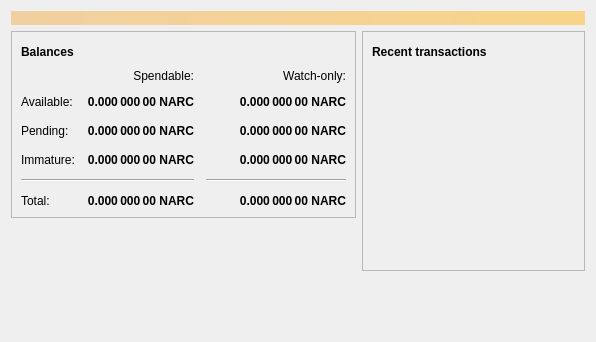
<?xml version="1.0" encoding="UTF-8"?>
<ui version="4.0">
 <class>OverviewPage</class>
 <widget class="QWidget" name="OverviewPage">
  <property name="geometry">
   <rect>
    <x>0</x>
    <y>0</y>
    <width>596</width>
    <height>342</height>
   </rect>
  </property>
  <property name="windowTitle">
   <string>Form</string>
  </property>
  <layout class="QVBoxLayout" name="topLayout">
   <item>
    <widget class="QLabel" name="labelAlerts">
     <property name="visible">
      <bool>false</bool>
     </property>
     <property name="styleSheet">
      <string notr="true">QLabel { background-color: qlineargradient(x1: 0, y1: 0, x2: 1, y2: 0, stop:0 #F0D0A0, stop:1 #F8D488); color:#000000; }</string>
     </property>
     <property name="wordWrap">
      <bool>true</bool>
     </property>
     <property name="margin">
      <number>3</number>
     </property>
     <property name="textInteractionFlags">
      <set>Qt::TextSelectableByMouse</set>
     </property>
    </widget>
   </item>
   <item>
    <layout class="QHBoxLayout" name="horizontalLayout" stretch="1,1">
     <item>
      <layout class="QVBoxLayout" name="verticalLayout_2">
       <item>
        <widget class="QFrame" name="frame">
         <property name="frameShape">
          <enum>QFrame::StyledPanel</enum>
         </property>
         <property name="frameShadow">
          <enum>QFrame::Raised</enum>
         </property>
         <layout class="QVBoxLayout" name="verticalLayout_4">
          <item>
           <layout class="QHBoxLayout" name="horizontalLayout_4">
            <item>
             <widget class="QLabel" name="label_5">
              <property name="font">
               <font>
                <weight>75</weight>
                <bold>true</bold>
               </font>
              </property>
              <property name="text">
               <string>Balances</string>
              </property>
             </widget>
            </item>
            <item>
             <widget class="QPushButton" name="labelWalletStatus">
              <property name="enabled">
               <bool>true</bool>
              </property>
              <property name="maximumSize">
               <size>
                <width>30</width>
                <height>16777215</height>
               </size>
              </property>
              <property name="toolTip">
               <string>The displayed information may be out of date. Your wallet automatically synchronizes with the Narucoin network after a connection is established, but this process has not completed yet.</string>
              </property>
              <property name="text">
               <string/>
              </property>
              <property name="icon">
               <iconset resource="../bitcoin.qrc">
                <normaloff>:/icons/warning</normaloff>
                <disabledoff>:/icons/warning</disabledoff>:/icons/warning</iconset>
              </property>
              <property name="iconSize">
               <size>
                <width>24</width>
                <height>24</height>
               </size>
              </property>
              <property name="flat">
               <bool>true</bool>
              </property>
             </widget>
            </item>
            <item>
             <spacer name="horizontalSpacer_3">
              <property name="orientation">
               <enum>Qt::Horizontal</enum>
              </property>
              <property name="sizeHint" stdset="0">
               <size>
                <width>40</width>
                <height>20</height>
               </size>
              </property>
             </spacer>
            </item>
           </layout>
          </item>
          <item>
           <layout class="QGridLayout" name="gridLayout">
            <property name="spacing">
             <number>12</number>
            </property>
            <item row="2" column="2">
             <widget class="QLabel" name="labelWatchPending">
              <property name="font">
               <font>
                <weight>75</weight>
                <bold>true</bold>
               </font>
              </property>
              <property name="cursor">
               <cursorShape>IBeamCursor</cursorShape>
              </property>
              <property name="toolTip">
               <string>Unconfirmed transactions to watch-only addresses</string>
              </property>
              <property name="text">
               <string notr="true">0.000 000 00 NARC</string>
              </property>
              <property name="alignment">
               <set>Qt::AlignRight|Qt::AlignTrailing|Qt::AlignVCenter</set>
              </property>
              <property name="textInteractionFlags">
               <set>Qt::LinksAccessibleByMouse|Qt::TextSelectableByKeyboard|Qt::TextSelectableByMouse</set>
              </property>
             </widget>
            </item>
            <item row="2" column="1">
             <widget class="QLabel" name="labelUnconfirmed">
              <property name="font">
               <font>
                <weight>75</weight>
                <bold>true</bold>
               </font>
              </property>
              <property name="cursor">
               <cursorShape>IBeamCursor</cursorShape>
              </property>
              <property name="toolTip">
               <string>Total of transactions that have yet to be confirmed, and do not yet count toward the spendable balance</string>
              </property>
              <property name="text">
               <string notr="true">0.000 000 00 NARC</string>
              </property>
              <property name="alignment">
               <set>Qt::AlignRight|Qt::AlignTrailing|Qt::AlignVCenter</set>
              </property>
              <property name="textInteractionFlags">
               <set>Qt::LinksAccessibleByMouse|Qt::TextSelectableByKeyboard|Qt::TextSelectableByMouse</set>
              </property>
             </widget>
            </item>
            <item row="3" column="2">
             <widget class="QLabel" name="labelWatchImmature">
              <property name="font">
               <font>
                <weight>75</weight>
                <bold>true</bold>
               </font>
              </property>
              <property name="cursor">
               <cursorShape>IBeamCursor</cursorShape>
              </property>
              <property name="toolTip">
               <string>Mined balance in watch-only addresses that has not yet matured</string>
              </property>
              <property name="text">
               <string notr="true">0.000 000 00 NARC</string>
              </property>
              <property name="alignment">
               <set>Qt::AlignRight|Qt::AlignTrailing|Qt::AlignVCenter</set>
              </property>
              <property name="textInteractionFlags">
               <set>Qt::LinksAccessibleByMouse|Qt::TextSelectableByKeyboard|Qt::TextSelectableByMouse</set>
              </property>
             </widget>
            </item>
            <item row="4" column="0" colspan="2">
             <widget class="Line" name="line">
              <property name="orientation">
               <enum>Qt::Horizontal</enum>
              </property>
             </widget>
            </item>
            <item row="4" column="2">
             <widget class="Line" name="lineWatchBalance">
              <property name="sizePolicy">
               <sizepolicy hsizetype="Preferred" vsizetype="Fixed">
                <horstretch>0</horstretch>
                <verstretch>0</verstretch>
               </sizepolicy>
              </property>
              <property name="minimumSize">
               <size>
                <width>140</width>
                <height>0</height>
               </size>
              </property>
              <property name="orientation">
               <enum>Qt::Horizontal</enum>
              </property>
             </widget>
            </item>
            <item row="5" column="0">
             <widget class="QLabel" name="labelTotalText">
              <property name="text">
               <string>Total:</string>
              </property>
             </widget>
            </item>
            <item row="3" column="1">
             <widget class="QLabel" name="labelImmature">
              <property name="font">
               <font>
                <weight>75</weight>
                <bold>true</bold>
               </font>
              </property>
              <property name="cursor">
               <cursorShape>IBeamCursor</cursorShape>
              </property>
              <property name="toolTip">
               <string>Mined balance that has not yet matured</string>
              </property>
              <property name="text">
               <string notr="true">0.000 000 00 NARC</string>
              </property>
              <property name="alignment">
               <set>Qt::AlignRight|Qt::AlignTrailing|Qt::AlignVCenter</set>
              </property>
              <property name="textInteractionFlags">
               <set>Qt::LinksAccessibleByMouse|Qt::TextSelectableByKeyboard|Qt::TextSelectableByMouse</set>
              </property>
             </widget>
            </item>
            <item row="2" column="3">
             <spacer name="horizontalSpacer_2">
              <property name="orientation">
               <enum>Qt::Horizontal</enum>
              </property>
              <property name="sizeHint" stdset="0">
               <size>
                <width>40</width>
                <height>20</height>
               </size>
              </property>
             </spacer>
            </item>
            <item row="3" column="0">
             <widget class="QLabel" name="labelImmatureText">
              <property name="text">
               <string>Immature:</string>
              </property>
             </widget>
            </item>
            <item row="5" column="1">
             <widget class="QLabel" name="labelTotal">
              <property name="font">
               <font>
                <weight>75</weight>
                <bold>true</bold>
               </font>
              </property>
              <property name="cursor">
               <cursorShape>IBeamCursor</cursorShape>
              </property>
              <property name="toolTip">
               <string>Your current total balance</string>
              </property>
              <property name="text">
               <string notr="true">0.000 000 00 NARC</string>
              </property>
              <property name="alignment">
               <set>Qt::AlignRight|Qt::AlignTrailing|Qt::AlignVCenter</set>
              </property>
              <property name="textInteractionFlags">
               <set>Qt::LinksAccessibleByMouse|Qt::TextSelectableByKeyboard|Qt::TextSelectableByMouse</set>
              </property>
             </widget>
            </item>
            <item row="5" column="2">
             <widget class="QLabel" name="labelWatchTotal">
              <property name="font">
               <font>
                <weight>75</weight>
                <bold>true</bold>
               </font>
              </property>
              <property name="cursor">
               <cursorShape>IBeamCursor</cursorShape>
              </property>
              <property name="toolTip">
               <string>Current total balance in watch-only addresses</string>
              </property>
              <property name="text">
               <string notr="true">0.000 000 00 NARC</string>
              </property>
              <property name="alignment">
               <set>Qt::AlignRight|Qt::AlignTrailing|Qt::AlignVCenter</set>
              </property>
              <property name="textInteractionFlags">
               <set>Qt::LinksAccessibleByMouse|Qt::TextSelectableByKeyboard|Qt::TextSelectableByMouse</set>
              </property>
             </widget>
            </item>
            <item row="0" column="2">
             <widget class="QLabel" name="labelWatchonly">
              <property name="text">
               <string>Watch-only:</string>
              </property>
              <property name="alignment">
               <set>Qt::AlignRight|Qt::AlignTrailing|Qt::AlignVCenter</set>
              </property>
             </widget>
            </item>
            <item row="1" column="0">
             <widget class="QLabel" name="labelBalanceText">
              <property name="text">
               <string>Available:</string>
              </property>
             </widget>
            </item>
            <item row="1" column="1">
             <widget class="QLabel" name="labelBalance">
              <property name="font">
               <font>
                <weight>75</weight>
                <bold>true</bold>
               </font>
              </property>
              <property name="cursor">
               <cursorShape>IBeamCursor</cursorShape>
              </property>
              <property name="toolTip">
               <string>Your current spendable balance</string>
              </property>
              <property name="text">
               <string notr="true">0.000 000 00 NARC</string>
              </property>
              <property name="alignment">
               <set>Qt::AlignRight|Qt::AlignTrailing|Qt::AlignVCenter</set>
              </property>
              <property name="textInteractionFlags">
               <set>Qt::LinksAccessibleByMouse|Qt::TextSelectableByKeyboard|Qt::TextSelectableByMouse</set>
              </property>
             </widget>
            </item>
            <item row="1" column="2">
             <widget class="QLabel" name="labelWatchAvailable">
              <property name="font">
               <font>
                <weight>75</weight>
                <bold>true</bold>
               </font>
              </property>
              <property name="cursor">
               <cursorShape>IBeamCursor</cursorShape>
              </property>
              <property name="toolTip">
               <string>Your current balance in watch-only addresses</string>
              </property>
              <property name="text">
               <string notr="true">0.000 000 00 NARC</string>
              </property>
              <property name="alignment">
               <set>Qt::AlignRight|Qt::AlignTrailing|Qt::AlignVCenter</set>
              </property>
              <property name="textInteractionFlags">
               <set>Qt::LinksAccessibleByMouse|Qt::TextSelectableByKeyboard|Qt::TextSelectableByMouse</set>
              </property>
             </widget>
            </item>
            <item row="2" column="0">
             <widget class="QLabel" name="labelPendingText">
              <property name="text">
               <string>Pending:</string>
              </property>
             </widget>
            </item>
            <item row="0" column="1">
             <widget class="QLabel" name="labelSpendable">
              <property name="text">
               <string>Spendable:</string>
              </property>
              <property name="alignment">
               <set>Qt::AlignRight|Qt::AlignTrailing|Qt::AlignVCenter</set>
              </property>
             </widget>
            </item>
           </layout>
          </item>
         </layout>
        </widget>
       </item>
       <item>
        <spacer name="verticalSpacer">
         <property name="orientation">
          <enum>Qt::Vertical</enum>
         </property>
         <property name="sizeHint" stdset="0">
          <size>
           <width>20</width>
           <height>40</height>
          </size>
         </property>
        </spacer>
       </item>
      </layout>
     </item>
     <item>
      <layout class="QVBoxLayout" name="verticalLayout_3">
       <item>
        <widget class="QFrame" name="frame_2">
         <property name="frameShape">
          <enum>QFrame::StyledPanel</enum>
         </property>
         <property name="frameShadow">
          <enum>QFrame::Raised</enum>
         </property>
         <layout class="QVBoxLayout" name="verticalLayout">
          <item>
           <layout class="QHBoxLayout" name="horizontalLayout_2">
            <item>
             <widget class="QLabel" name="label_4">
              <property name="font">
               <font>
                <weight>75</weight>
                <bold>true</bold>
               </font>
              </property>
              <property name="text">
               <string>Recent transactions</string>
              </property>
             </widget>
            </item>
            <item>
             <widget class="QPushButton" name="labelTransactionsStatus">
              <property name="enabled">
               <bool>true</bool>
              </property>
              <property name="maximumSize">
               <size>
                <width>30</width>
                <height>16777215</height>
               </size>
              </property>
              <property name="toolTip">
               <string>The displayed information may be out of date. Your wallet automatically synchronizes with the Narucoin network after a connection is established, but this process has not completed yet.</string>
              </property>
              <property name="text">
               <string/>
              </property>
              <property name="icon">
               <iconset resource="../bitcoin.qrc">
                <normaloff>:/icons/warning</normaloff>
                <disabledoff>:/icons/warning</disabledoff>:/icons/warning</iconset>
              </property>
              <property name="iconSize">
               <size>
                <width>24</width>
                <height>24</height>
               </size>
              </property>
              <property name="flat">
               <bool>true</bool>
              </property>
             </widget>
            </item>
            <item>
             <spacer name="horizontalSpacer">
              <property name="orientation">
               <enum>Qt::Horizontal</enum>
              </property>
              <property name="sizeHint" stdset="0">
               <size>
                <width>40</width>
                <height>20</height>
               </size>
              </property>
             </spacer>
            </item>
           </layout>
          </item>
          <item>
           <widget class="QListView" name="listTransactions">
            <property name="styleSheet">
             <string notr="true">QListView { background: transparent; }</string>
            </property>
            <property name="frameShape">
             <enum>QFrame::NoFrame</enum>
            </property>
            <property name="verticalScrollBarPolicy">
             <enum>Qt::ScrollBarAlwaysOff</enum>
            </property>
            <property name="horizontalScrollBarPolicy">
             <enum>Qt::ScrollBarAlwaysOff</enum>
            </property>
            <property name="selectionMode">
             <enum>QAbstractItemView::NoSelection</enum>
            </property>
           </widget>
          </item>
         </layout>
        </widget>
       </item>
       <item>
        <spacer name="verticalSpacer_2">
         <property name="orientation">
          <enum>Qt::Vertical</enum>
         </property>
         <property name="sizeHint" stdset="0">
          <size>
           <width>20</width>
           <height>40</height>
          </size>
         </property>
        </spacer>
       </item>
      </layout>
     </item>
    </layout>
   </item>
  </layout>
 </widget>
 <resources/>
 <connections/>
</ui>
